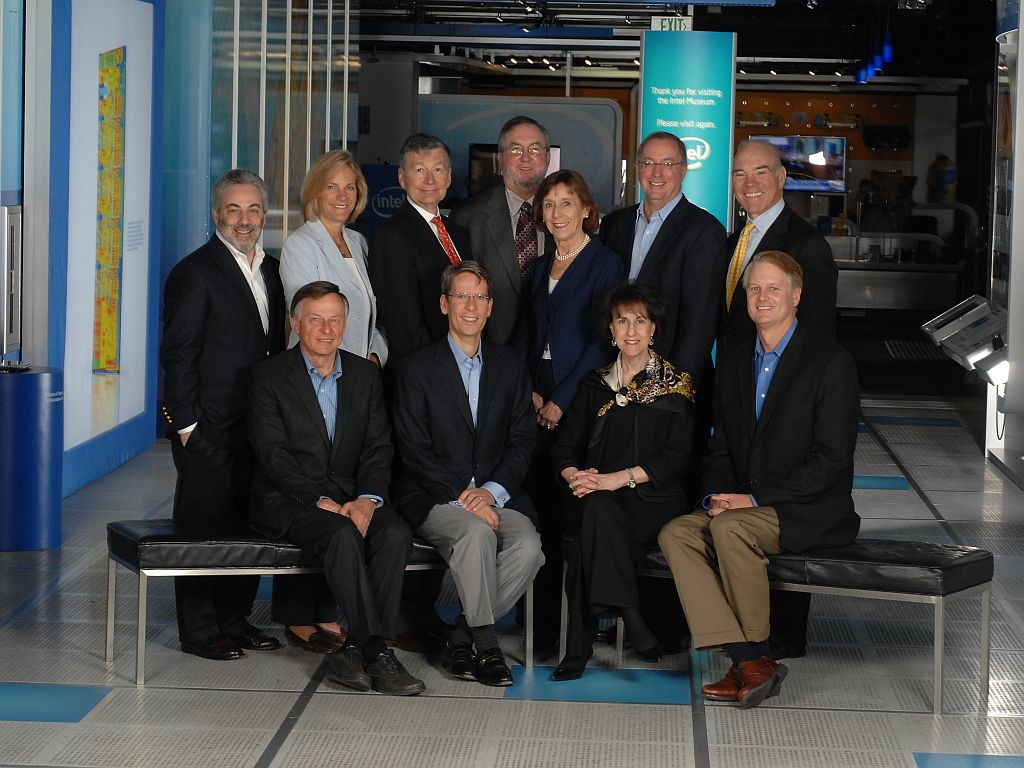
#> input picture cv_img/Intel_Board_of_Directors.jpg, 1024 x 768 px, given in place of the camera
$ python face_detection_and_tracking.py
#> lines starting #> are read from the running program, lines starting #| are printed output that depends on the picture; after the words box and inside, x2 and y2 are one past the last pixel; in counts of white or black regions, pixels touching at a corner belong together
import numpy as np
import cv2
import sys
import os

# This automatically locates the cascade files within OpenCV

# This automatically locates the cascade files within OpenCV

# Setup Classifiers
face_cascade=cv2.CascadeClassifier(r'./cv_data/haarcascade_frontalface_default.xml')
eye_cascade=cv2.CascadeClassifier(r'./cv_data/haarcascade_eye_tree_eyeglasses.xml')
try:
    #check cam init status
    cam=cv2.VideoCapture(0)
    #cam.set(3, 1280)

    #cam.set(4, 720)
    cam.set(15, 2.0)
    if(cam.isOpened()):
        print('Grabbing Camera ..')
		# Uncomment and adjust according to your webcam capabilities
		#webcam.set(cv2.CAP_PROP_FPS,30);
		#webcam.set(cv2.CAP_PROP_FRAME_WIDTH,1024);
		#webcam.set(cv2.CAP_PROP_FRAME_HEIGHT,768);
    else:
        print('Error: Camera could not be opened')
        exit(1)
    while (True):
        # Read each frame in video stream
        ret, frame = cam.read()
#> frame is the input picture: shape (768, 1024, 3); mean B, G, R 70.1, 69.8, 67.3
        # Perform operations on the frame here
        # First convert to Grayscale
        gray=cv2.cvtColor(frame, cv2.COLOR_BGR2GRAY)
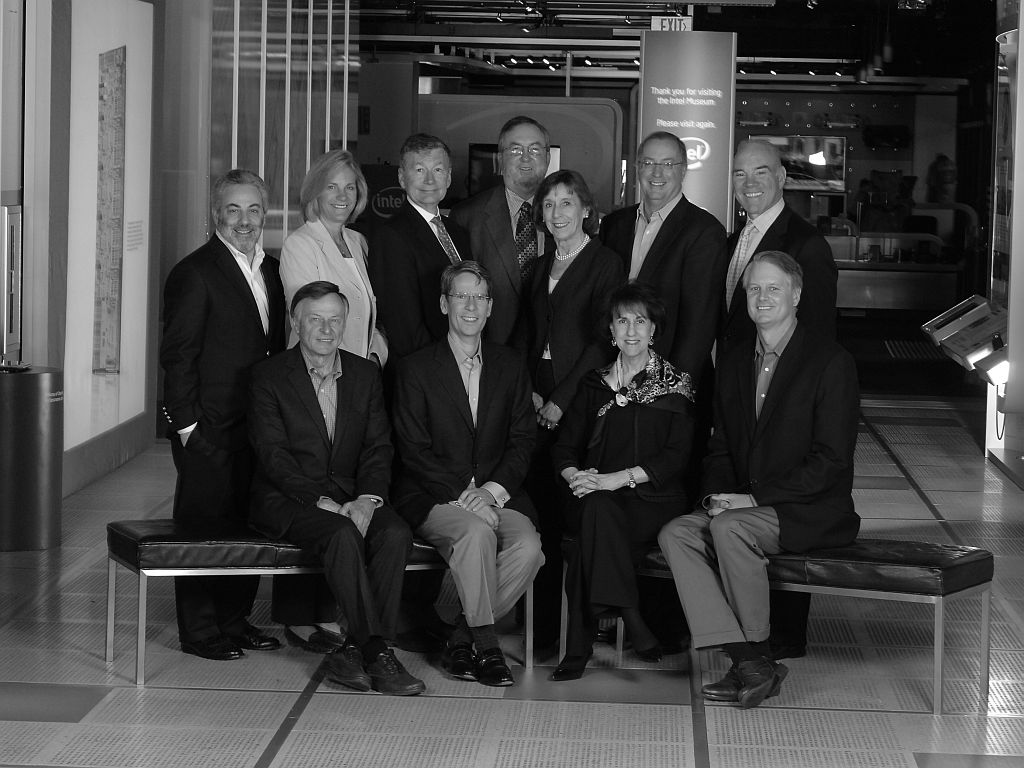
#> gray: shape (768, 1024); min 0, max 255, mean 69.1
        # Next run filters
        gray=cv2.equalizeHist(gray)
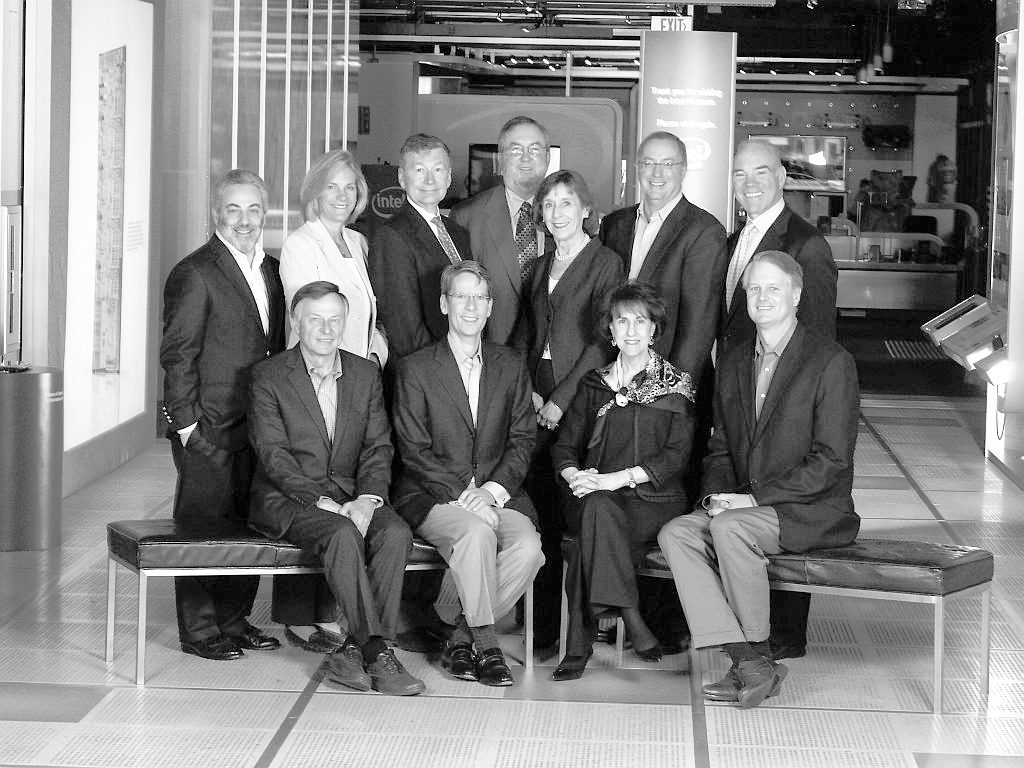
#> gray: shape (768, 1024); min 0, max 255, mean 128.3
        # Uncomment for Debug if needed
        # cv2.imshow('Grayscale', gray)
        # Face detection using Haar Cascades
        # Detects objects of different sizes in the input image which are returned as a list of rectangles.
        # cv2.CascadeClassifier.detectMultiScale(image[,scaleFactor[,minNeighbors[,flags[,minSize[,maxSize]]]]])
        faces = face_cascade.detectMultiScale(gray, 1.3, 5, minSize=(30, 30), flags=cv2.CASCADE_SCALE_IMAGE)
#> faces = [[318, 169, 48, 48], [607, 303, 50, 50], [534, 185, 52, 52], [740, 269, 53, 53], [444, 278, 55, 55], [499, 128, 53, 53], [632, 144, 56, 56], [401, 148, 56, 56], [213, 187, 61, 61], [297, 300, 53, 53]]

        # Draw the rectangles around detected Regions of Interest [ROI] - faces
        # cv2.rectangle(img, pt1, pt2, color[, thickness[, lineType[, shift]]])
        out = frame.copy()
        for(x,y,w,h) in faces:
            cv2.rectangle(out, (x, y), (x + w, y + h), (255, 0, 0), 2)
            roi_gray = gray[y:y + h, x:x + w]
            roi_color = out[y:y + h, x:x + w]
            # Since eyes are a part of face, limit eye detection to face regions to improve accuracy
            eyes = eye_cascade.detectMultiScale(roi_gray)
            for (ex, ey, ew, eh) in eyes:
                # Draw the rectangles around detected Regions of Interest [ROI] - faces
                cv2.rectangle(roi_color, (ex, ey), (ex + ew, ey + eh), (0, 255, 0), 2)
#> this loop made 10 passes
#> pass 1, `roi_color = out[y:y + h, x:x + w]`:
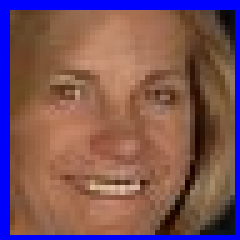
#> roi_color: shape (48, 48, 3) (shown 5 times larger); mean B, G, R 92.4, 84.2, 122.4
#> pass 2, `roi_color = out[y:y + h, x:x + w]`:
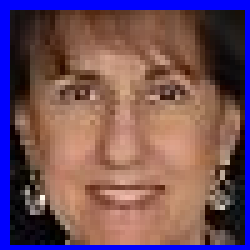
#> roi_color: shape (50, 50, 3) (shown 5 times larger); mean B, G, R 93.4, 79.8, 112.9
#> after the loop:
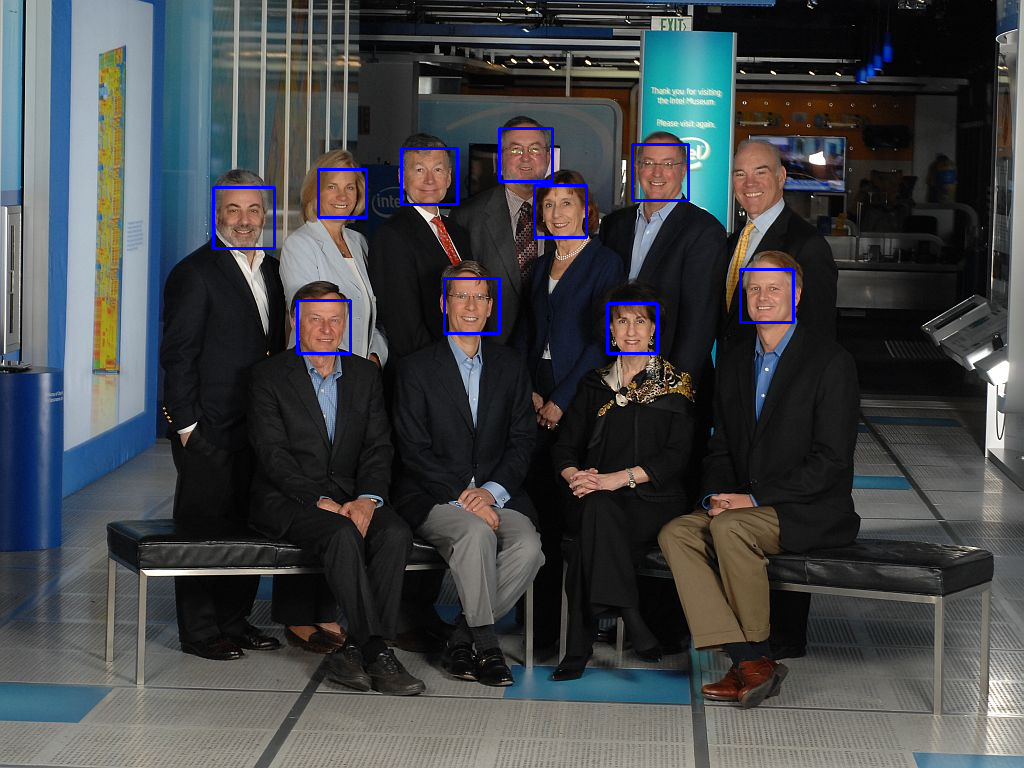
#> out: shape (768, 1024, 3); 0.81% of pixels changed, all inside (x1, y1, x2, y2) = (212, 127, 795, 355)
#> after the loop:
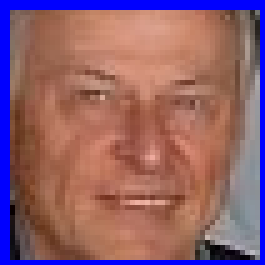
#> roi_color: shape (53, 53, 3) (shown 5 times larger); mean B, G, R 108.6, 97.2, 142.8
#> after the loop:
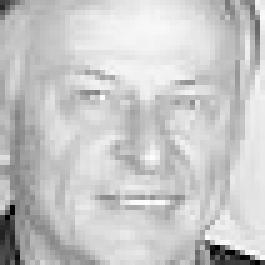
#> roi_gray: shape (53, 53) (shown 5 times larger); min 0, max 253, mean 199.1

        cv2.imshow('Facetracker', out)
        # Wait for Esc Key to quit
        if cv2.waitKey(5) == 27:
#> (key Esc is pressed here)
            break
    # Release all resources used
    cam.release()
    cv2.destroyAllWindows()


except cv2.Error as e:
    print('OpenCV Error, code = ', e.code)

$ run again, on cv_img/brian-krzanich_2.jpg
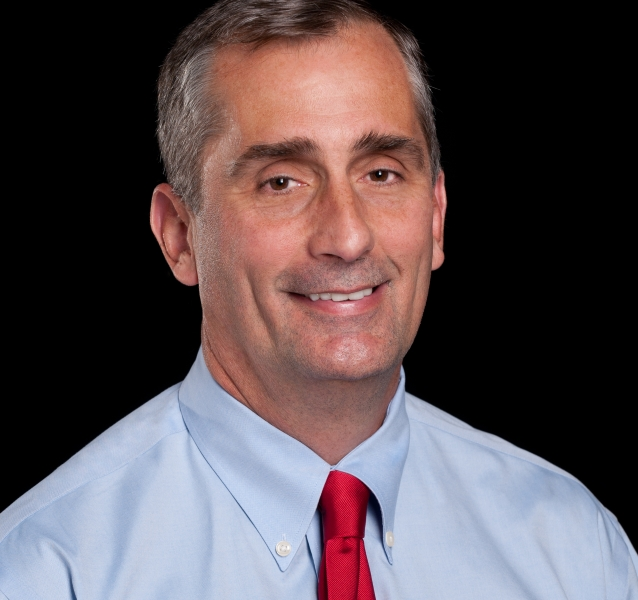
#> input picture cv_img/brian-krzanich_2.jpg, 638 x 600 px, given in place of the camera
#> frame is the input picture: shape (600, 638, 3); mean B, G, R 81.5, 77.6, 90.3
#> `gray=cv2.equalizeHist(gray)`:
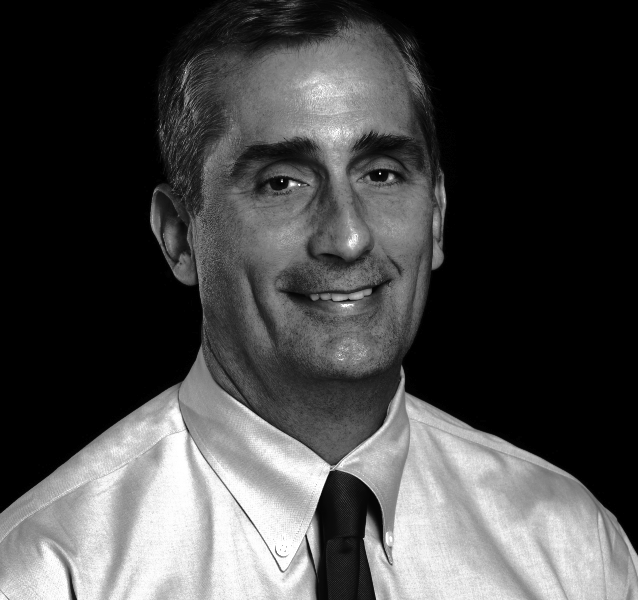
#> gray: shape (600, 638); min 0, max 255, mean 71.5
#> faces = [[171, 46, 320, 320]]
#> the loop `for(x,y,w,h) in faces:` made 1 pass
#> (x, y, w, h, eyes) on pass 1: (171, 46, 320, 320, [[187, 108, 47, 47], [80, 112, 55, 55]])
#> after the loop `for(x,y,w,h) in faces:`:
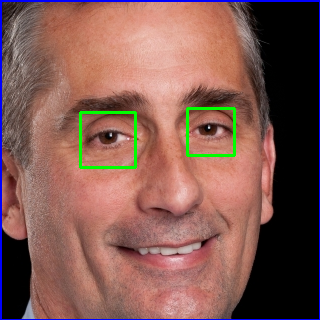
#> roi_color: shape (320, 320, 3); mean B, G, R 82.6, 90.5, 130.1
